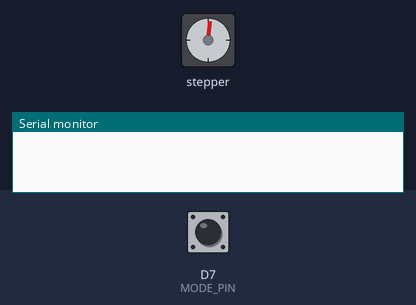
Bench run of a sketch on a simulated ESP8266 (NodeMCU). Shown: stepper motor, the last lines printed to the serial monitor. Wiring (inferred from the names in the program): stepper motor (2048 steps per turn assumed): coils D1, D2, D3, D4. The test bench sets the inputs (shaded band); at power-on: D7 (MODE_PIN) HIGH.

Above: at 1.2 s.
1.3 s: D7 (MODE_PIN) pulled LOW for 0.15 s
2.9 s: D7 (MODE_PIN) pulled LOW for 1 s
At 6.65 s:
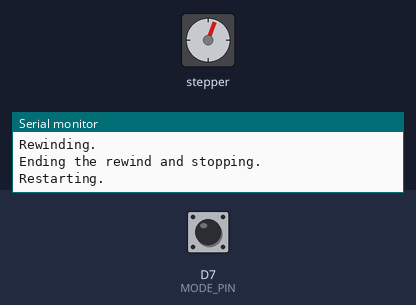
6.9 s: D7 (MODE_PIN) pulled LOW for 3.2 s
Timing chart, 0 to 9.9 s (numbered marks = the images above; inputs shaded):
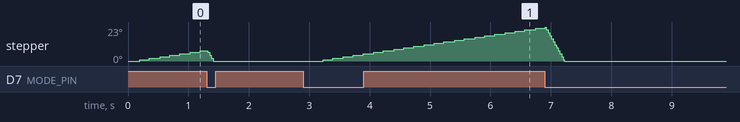

Measured:
- after the input at 2.9 s, stepper: keeps turning clockwise at about 6°/s, starting after 0.33 s

The sketch:

motor_control.ino
```cpp
/*
 * Skytracker by Nick Touran for ESP8266 and Stepper Motors
 *
 * partofthething.com
 *
 * This accelerates the motor to correct the tangent error. It can rewind too!
 *
 * Motors are 28BYJ-48 5V + ULN2003 Driver Board from Amazon
 * Hook up power and ground and then hook inputs 1-4 up to GPIO pins.
 *
 * See Also: http://www.raspberrypi-spy.co.uk/2012/07/stepper-motor-control-in-python/
 * This motor has a 1:64 gear reduction ratio and a stride angle of 5.625 deg (1/64th of a circle).
 *
 * So it takes 64*64 = 4096 single steps for one full rotation, or 2048 double-steps.
 * with 3 ms timing, double-stepping can do a full rotation in 2048*0.003 =  6.144 seconds
 * so that's a whopping 1/6.144 * 60 = 9.75 RPM. But it has way more torque than I expected.
 *
 * Can get 2ms timing going with double stepping on ESP8266. Pretty fast!
 * Should power it off of external 5V.
 *
 * Shaft diameter is 5mm with a 3mm inner key thing. Mounting holes are 35mm apart.
 *
 */


#define NUM_PINS 4
#define NUM_STEPS 8
#define RADS_PER_SEC 7.292115e-05
#define LENGTH_CM 28.884 // fill in with precise measured value
// For theta zero, I used relative measurement between two boards w/ level.
// Got 0.72 degrees, which is 0.012566 radians
#define THETA0 0.012566 // fill in with angle at fully closed position (radians)
#define ROTATIONS_PER_CM 7.8740157  // 1/4-20 thread
#define DOUBLESTEPS_PER_ROTATION 2048.0
#define CYCLES_PER_SECOND 80000000

//modes
#define NORMAL 0
#define REWINDING 1
#define STOPPED 2


int allPins[NUM_PINS] = {D1, D2, D3, D4};
int MODE_PIN = D7;

// from manufacturers datasheet
int STEPPER_SEQUENCE[NUM_STEPS][NUM_PINS] = {{1,0,0,1},
                                             {1,0,0,0},
                                             {1,1,0,0},
                                             {0,1,0,0},
                                             {0,1,1,0},
                                             {0,0,1,0},
                                             {0,0,1,1},
                                             {0,0,0,1}};

int step_delta;
int step_num = 0;
double total_seconds = 0.0;
long totalsteps = 0;
double step_interval_s=0.001;
int *current_step;
volatile unsigned long next; // next time to trigger callback
volatile unsigned long now; // volatile keyword required when things change in callbacks
volatile unsigned long last_toggle; // for debounce
volatile short current_mode=NORMAL;
bool autostop=true;  // hack for allowing manual rewind at boot

float ypt(float ts) {
   // bolt insertion rate in cm/s: y'(t)
   // Note, if you run this for ~359 minutes, it goes to infinity!!
   return LENGTH_CM * RADS_PER_SEC/pow(cos(THETA0 + RADS_PER_SEC * ts),2);
}

void inline step_motor(void) {
  /*  This is the callback function that gets called when the timer
   *  expires. It moves the motor, updates lists, recomputes
   *  the step interval based on the current tangent error,
   *  and sets a new timer.
   */
  switch(current_mode) {
    case NORMAL:
      step_interval_s = 1.0/(ROTATIONS_PER_CM * ypt(total_seconds)* 2 * DOUBLESTEPS_PER_ROTATION);
      step_delta = 1;  // single steps while filming for smoothest operation and highest torque
      step_num %= NUM_STEPS;
      break;
    case REWINDING:
      // fast rewind
      step_interval_s = 0.0025;  // can often get 2ms but gets stuck sometimes.
      step_delta = -2;  // double steps going backwards for speed.
      if (step_num<0) {
        step_num+=NUM_STEPS;  // modulus works here in Python it goes negative in C.
      }
      break;
    case STOPPED:
      step_interval_s = 0.2;  // wait a bit to conserve power.
      break;
  }

  if (current_mode!=STOPPED) {
    total_seconds += step_interval_s; // required for tangent error
    current_step = STEPPER_SEQUENCE[step_num];
    do_step(current_step);
    step_num += step_delta;  // double-steppin'
    totalsteps += step_delta;
  }

  // Serial.println(totalsteps);
  // Before setting the next timer, subtract out however many
  // clock cycles were burned doing all the work above.
  now = ESP.getCycleCount();
  next = now + step_interval_s * CYCLES_PER_SECOND - (now-next); // will auto-rollover.
  timer0_write(next);  // see you next time!
}

void do_step(int *current_step) {
   /* apply a single step of the stepper motor on its pins. */
   for (int i=0;i<NUM_PINS+1;i++) {
     if (current_step[i] == 1) {
        digitalWrite(allPins[i], HIGH);
     }
     else {
        digitalWrite(allPins[i], LOW);
     }
   }
}

void setup() {
  Serial.begin(115200);
  setup_gpio();
  setup_timer();


  // Convenient Feature: Hold button down during boot to do a manual rewind.
  // Press button again to set new zero point.
  int buttonUp = digitalRead(MODE_PIN);
  if(not buttonUp) {
    Serial.println("Manual REWIND!");
    autostop=false;
    current_mode=REWINDING;
  }
}

void setup_timer() {
  noInterrupts();
  timer0_isr_init();
  timer0_attachInterrupt(step_motor);  // call this function when timer expires
  next=ESP.getCycleCount()+1000;
  timer0_write(next);  // do first call in 1000 clock cycles.
  interrupts();
}

void setup_gpio() {

  for (int i=0;i<NUM_PINS+1;i++) {
     pinMode(allPins[i], OUTPUT);
  }
  all_pins_off();

  // Setup toggle button for some user input.
  pinMode(MODE_PIN, INPUT_PULLUP);
  attachInterrupt(digitalPinToInterrupt(MODE_PIN), toggle_mode, FALLING);
}

void all_pins_off() {
  for (int i=0;i<NUM_PINS+1;i++) {
    digitalWrite(allPins[i], LOW);
  }
}

void toggle_mode() {
  /*  We have several modes that we can toggle between with a button,
   *  NORMAL, REWIND, and STOPPED.
   */
  if(ESP.getCycleCount() - last_toggle < 0.2*CYCLES_PER_SECOND) //debounce
  {
    return;
  }
  if (current_mode == REWINDING){
    Serial.println("STOPPING");
    current_mode = STOPPED;
    all_pins_off();
    if (not autostop) {
      // Reset things after a manual rewind.
      step_num = 0;
      total_seconds = 0.0;
      totalsteps=0;
      autostop=true;
    }
  }
  else if (current_mode == NORMAL) {
    Serial.println("Rewinding.");
    current_mode = REWINDING;
  }
  else {
    Serial.println("Restarting.");
    current_mode = NORMAL;
  }
  last_toggle = ESP.getCycleCount();
}


void loop() {

  if(current_mode == REWINDING) {
      // we've reached the starting point. stop rewinding.
      if(totalsteps < 1 and autostop==true){
        Serial.println("Ending the rewind and stopping.");
        current_mode=STOPPED;
        all_pins_off();
        total_seconds = 0.0;
      }
  }
  else {
    // no-op. just wait for interrupts.
    yield();
  }
}
```
